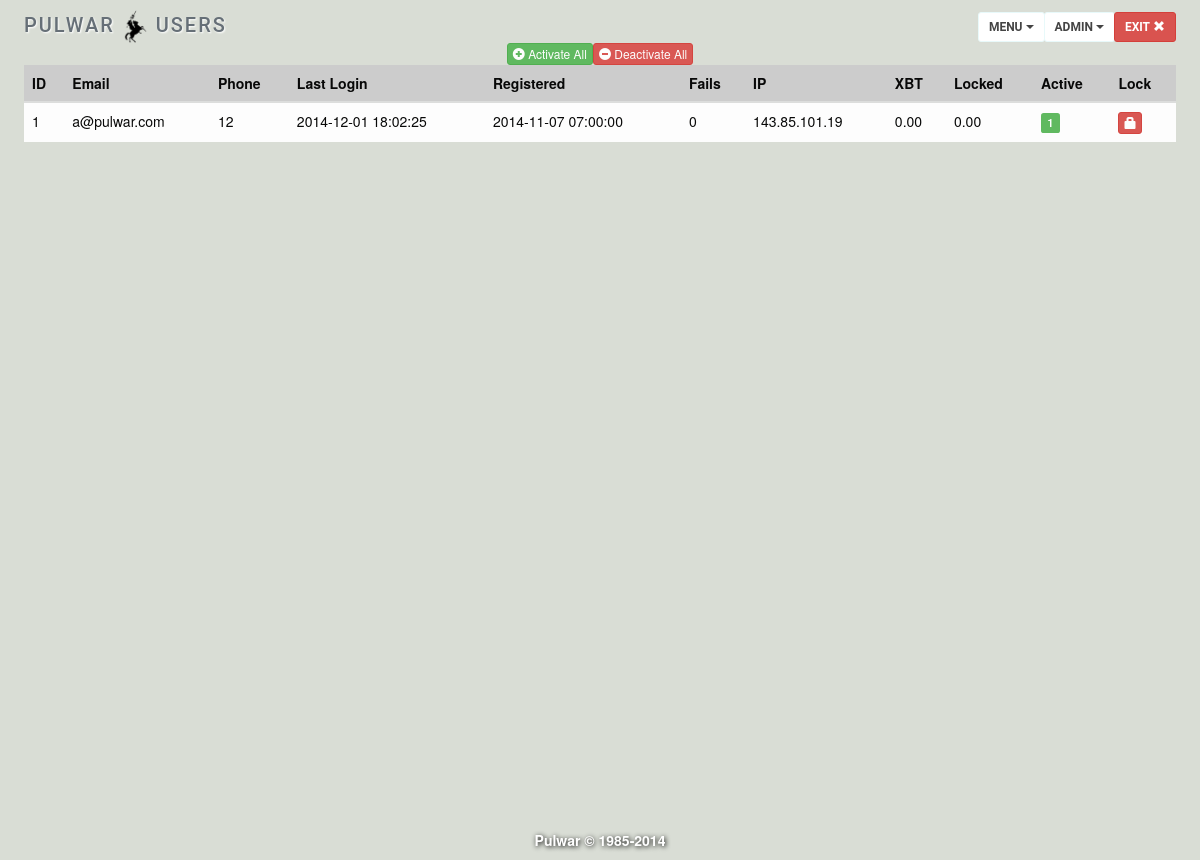
/admin_users.php (signed in), run on the app's committed database.
### tables this page shows
CREATE TABLE IF NOT EXISTS `users` (
  `id` int(10) NOT NULL AUTO_INCREMENT COMMENT 'user id',
  `email` varchar(63) NOT NULL,
  `fname` varchar(63) NOT NULL,
  `lname` varchar(63) NOT NULL,
  `birth` date NOT NULL,
  `address` varchar(63) NOT NULL,
  `city` varchar(63) NOT NULL,
  `region` varchar(63) NOT NULL,
  `zip` int(20) NOT NULL,
  `phone` int(20) NOT NULL,
  `question` varchar(63) NOT NULL,
  `answer` varchar(63) NOT NULL,
  `password` char(128) NOT NULL,
  `registered` timestamp NOT NULL DEFAULT CURRENT_TIMESTAMP,
  `last_login` timestamp NULL DEFAULT NULL,
  `ip` varchar(15) NOT NULL,
  `fails` int(1) NOT NULL DEFAULT '0' COMMENT 'failed login attempts',
  `active` int(1) NOT NULL DEFAULT '0' COMMENT '0 inactive or 1 active',
  PRIMARY KEY (`id`)
);

CREATE TABLE IF NOT EXISTS `accounts` (
  `id` int(10) NOT NULL,
  `units` bigint(20) unsigned NOT NULL DEFAULT '0',
  `loan` bigint(20) unsigned NOT NULL DEFAULT '0',
  `rate` decimal(65,30) NOT NULL DEFAULT '0.000000000000000000000000000000',
  `approved` int(1) NOT NULL DEFAULT '0',
  PRIMARY KEY (`id`)
);

### includes/constants.php (called while the page is built, shortened)
<?php
$unittype = "XBT";
?>

### includes/functions_exchange.php (called while the page is built, shortened)
<?php
function getPrice($price)
{
    require 'constants.php';
    $price = $price/1000;
    return($price);
}
?>

### templates/admin_users_form.php (the view, shortened to what this page needs)
            <span class="input-group-btn">
                <form action="admin_users.php" method="post"><button type="submit" class="btn btn-success btn-xs" name="activate" value="ALL"><span class="glyphicon glyphicon-plus-sign"></span> Activate All</button></form>
                <form action="admin_users.php" method="post"><button type="submit" class="btn btn-danger btn-xs" name="deactivate" value="ALL"><span class="glyphicon glyphicon-minus-sign"></span> Deactivate All</button></form>
            </span>
<table class="table" align="center">
    <thead>
        <tr bgcolor="#CCCCCC">
            <th>ID</th>
            <th>Email</th>
            <th>Phone</th>
            <th>Last Login</th>
            <th>Registered</th>
			<th>Fails</th>
            <th>IP</th>
            <th><?php echo($unittype)  ?></th>
            <th>Locked</th>
            <th>Active</th>
            <th>Lock</th>
        </tr>
    </thead>
    <tbody>
<?php
	    foreach ($searchusers as $row)
        {
            echo("<tr>");
            echo("<td>" . number_format($row["id"],0,".",",") . "</td>");
            echo("<td>" . htmlspecialchars($row["email"]) . "</td>");
            echo("<td>" . htmlspecialchars($row["phone"]) . "</td>");
            echo("<td>" . (date('Y-m-d H:i:s', strtotime($row["last_login"])) . "</td>"));
            echo("<td>" . (date('Y-m-d H:i:s', strtotime($row["registered"])) . "</td>"));
            echo("<td>" . htmlspecialchars($row["fails"]) . "</td>");
            echo("<td>" . htmlspecialchars($row["ip"]) . "</td>");
            echo("<td>" . number_format($row["units"],2,".",",") . "</td>");
            echo("<td>" . number_format($row["locked"],2,".",",") . "</td>");
            if($row["active"]==1)
            {
                echo("<td><span class='label label-success'>" . number_format($row["active"],0,".",",") . "</span></td>");
                echo('<td><form method="post" action="admin_users.php"><button type="submit" class="btn btn-danger btn-xs" name="deactivate" value="' . $row["id"] . '"><span class="glyphicon glyphicon-lock"></span></button></form></td>');
            }
            echo("</tr>");
        }
    ?>
    </tbody>
</table>

### templates/header.php (style rules this page uses)
.table { margin-bottom:0; }

### data on the page
users: accounts.id "1", email "a@pulwar.com", phone "12", last_login "2014-12-01 18:02:25", registered "2014-11-07 07:00:00", fails "0", ip "143.85.101.19", accounts.units "0.00", locked "0.00", active "1"

### other printed values
$sitename "PULWAR"
$title "USERS"
$unittype "XBT"
$sitename "Pulwar"
